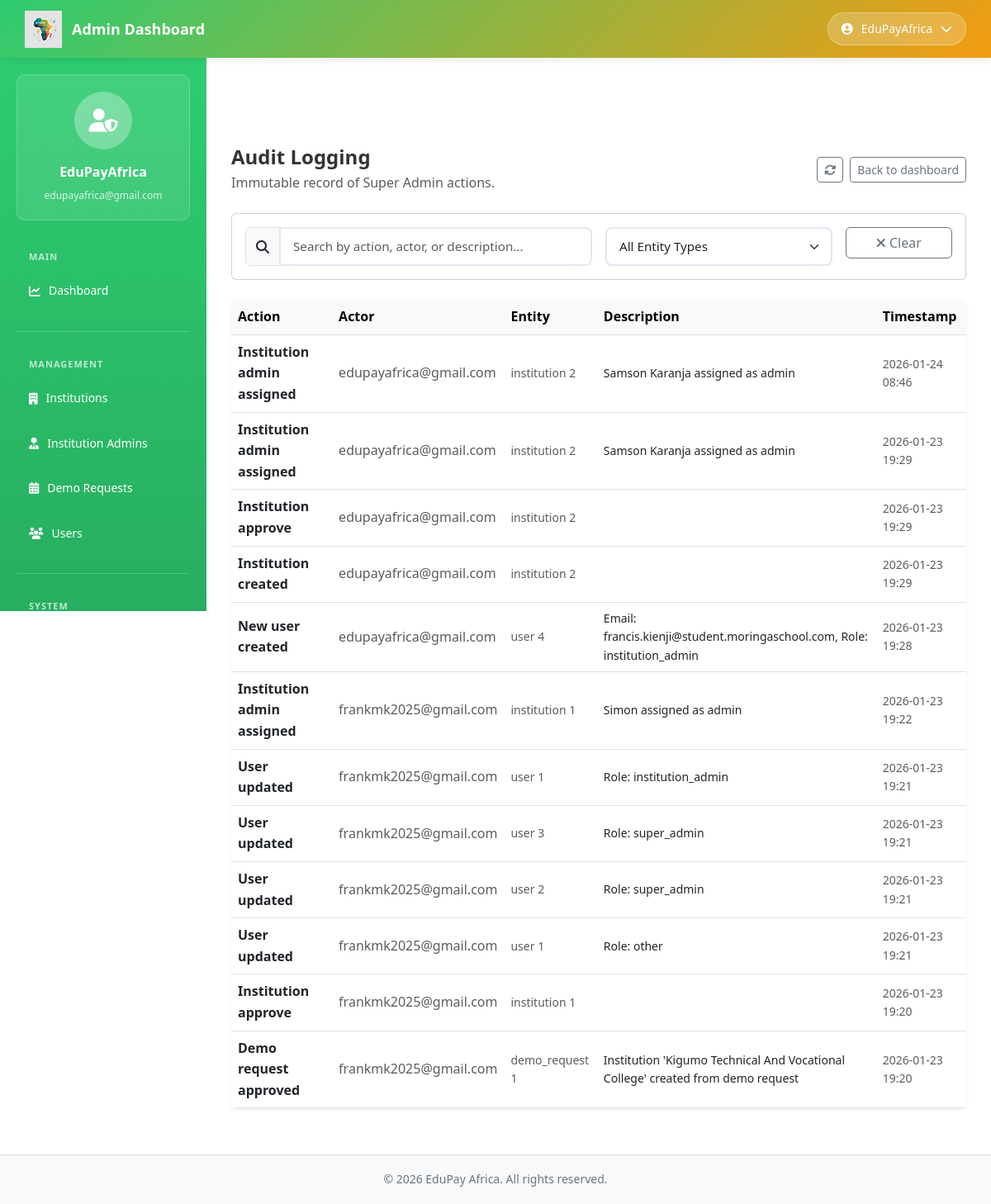
/platform-admin/audit-logs/ (signed in), run on the app's committed database.
### platform_admin/models.py (models this page shows, shortened)
class AuditLog(models.Model):
	action = models.CharField(max_length=255)
	actor = models.ForeignKey(User, on_delete=models.SET_NULL, null=True, blank=True)
	entity_type = models.CharField(max_length=100, blank=True)
	entity_id = models.CharField(max_length=100, blank=True)
	description = models.TextField(blank=True)
	created_at = models.DateTimeField(auto_now_add=True)
	class Meta:
		ordering = ["-created_at"]
		verbose_name = "Audit Log"
		verbose_name_plural = "Audit Logs"

### platform_admin/views.py (the view)
# urls.py: path("audit-logs/", views.audit_logs, name="audit_logs"),
@login_required
@super_admin_required
def audit_logs(request):
	logs = AuditLog.objects.select_related("actor").all()
	return render(request, "platform_admin/audit_logs.html", {"logs": logs})

### EduPayAfrica/context_processors.py (called while the page is built)
def firebase_config(request):
    return {
        'firebase_config': settings.FIREBASE_CONFIG
    }

### platform_admin/views.py (called while the page is built)
def _super_admin_check(user):
	return user.is_authenticated and user.is_active and user.is_staff and user.is_superuser

### platform_admin/templates/platform_admin/audit_logs.html (shortened to what this page needs)
{% extends "platform_admin/base_admin.html" %}
{% block admin_content %}
    <div class="d-flex justify-content-between align-items-center mb-4">
        <div>
            <h1 class="h4 fw-bold mb-1">Audit Logging</h1>
            <p class="text-muted mb-0">Immutable record of Super Admin actions.</p>
        </div>
        <div class="d-flex gap-2">
            <button class="btn btn-outline-secondary btn-sm" onclick="window.location.reload()" title="Refresh">
                <i class="fas fa-sync-alt"></i>
            </button>
            <a class="btn btn-outline-secondary btn-sm" href="{% url 'platform_admin:dashboard' %}">Back to dashboard</a>
        </div>
    </div>
    <div class="card mb-4">
        <div class="card-body">
            <div class="row g-3">
                <div class="col-md-6">
                    <div class="input-group">
                        <span class="input-group-text"><i class="fas fa-search"></i></span>
                        <input type="text" id="searchInput" class="form-control" placeholder="Search by action, actor, or description...">
                    </div>
                </div>
                <div class="col-md-4">
                    <select id="entityFilter" class="form-select">
                        <option value="">All Entity Types</option>
                    </select>
                </div>
                <div class="col-md-2">
                    <button id="clearFilters" class="btn btn-outline-secondary w-100">
                        <i class="fas fa-times"></i> Clear
                    </button>
                </div>
            </div>
        </div>
    </div>
    <div class="table-responsive shadow-sm rounded bg-white">
        <table class="table align-middle mb-0">
            <thead class="table-light">
                <tr>
                    <th>Action</th>
                    <th>Actor</th>
                    <th>Entity</th>
                    <th>Description</th>
                    <th>Timestamp</th>
                </tr>
            </thead>
            <tbody>
                {% for log in logs %}
                <tr>
                    <td class="fw-semibold">{{ log.action }}</td>
                    <td class="text-muted">{{ log.actor }}</td>
                    <td class="small text-muted">{{ log.entity_type }} {{ log.entity_id }}</td>
                    <td class="small">{{ log.description }}</td>
                    <td class="small text-muted">{{ log.created_at|date:"Y-m-d H:i" }}</td>
                </tr>
                {% empty %}
                <tr><td colspan="5" class="text-center text-muted py-4">No audit events captured yet.</td></tr>
                {% endfor %}
            </tbody>
        </table>
{% endblock %}

### platform_admin/templates/platform_admin/base_admin.html (shortened to what this page needs)
{% extends "base.html" %}
{% load static %}
{% block content %}
<div class="admin-wrapper">
    <div class="admin-topbar">
        <a href="{% url 'platform_admin:dashboard' %}" class="admin-topbar-logo">
            <img src="{% static 'images/EduPay Africa Logo.png' %}" alt="EduPay Africa">
            <span class="admin-topbar-logo-text">Admin Dashboard</span>
        </a>
        <div class="admin-topbar-profile">
            <button class="profile-btn" id="profileBtn">
                <i class="fas fa-user-circle"></i>
                <span>{{ user.get_full_name|default:user.username }}</span>
                <i class="fas fa-chevron-down"></i>
            </button>
        </div>
    </div>
    <aside class="admin-sidebar" id="adminSidebar">
        <div class="admin-sidebar-inner">
            <div class="admin-profile">
                <div class="admin-profile-avatar">
                    <i class="fas fa-user-shield"></i>
                </div>
                <div class="admin-profile-name">{{ user.get_full_name|default:user.username }}</div>
                <div class="admin-profile-email">{{ user.email }}</div>
            </div>
            <nav>
                <ul class="admin-nav">
                    <div class="admin-nav-section-title">Main</div>
                    <li class="admin-nav-item">
                        <a href="{% url 'platform_admin:dashboard' %}" class="admin-nav-link {% if request.resolver_match.url_name == 'dashboard' %}active{% endif %}">
                            <i class="fas fa-chart-line"></i> Dashboard
                        </a>
                    </li>
                    <div class="admin-nav-section">
                        <div class="admin-nav-section-title">Management</div>
                        <li class="admin-nav-item">
                            <a href="{% url 'platform_admin:institutions' %}" class="admin-nav-link {% if request.resolver_match.url_name == 'institutions' %}active{% endif %}">
                                <i class="fas fa-building"></i> Institutions
                            </a>
                        </li>
                        <li class="admin-nav-item">
                            <a href="{% url 'platform_admin:institution_admins' %}" class="admin-nav-link {% if request.resolver_match.url_name == 'institution_admins' %}active{% endif %}">
                                <i class="fas fa-user-tie"></i> Institution Admins
                            </a>
                        </li>
                        <li class="admin-nav-item">
                            <a href="{% url 'platform_admin:demo_requests' %}" class="admin-nav-link {% if request.resolver_match.url_name == 'demo_requests' %}active{% endif %}">
                                <i class="fas fa-calendar-alt"></i> Demo Requests
                            </a>
                        </li>
                        <li class="admin-nav-item">
                            <a href="{% url 'platform_admin:users' %}" class="admin-nav-link {% if request.resolver_match.url_name == 'users' %}active{% endif %}">
                                <i class="fas fa-users"></i> Users
                            </a>
                        </li>
                    </div>
                    <div class="admin-nav-section">
                        <div class="admin-nav-section-title">System</div>
                    </div>
                </ul>
            </nav>
        </div>
    </aside>
    <main class="admin-content">
        {% block admin_content %}{% endblock %}
    </main>
    <div class="admin-footer">
        &copy; 2026 EduPay Africa. All rights reserved.
    </div>
</div>
{% endblock %}

### templates/base.html (style rules this page uses)
:root { --primary-color: #1e40af; --secondary-color: #7c3aed; --accent-color: #f97316; --dark-bg: #0f172a; --light-bg: #f8fafc; }
* { margin: 0; padding: 0; box-sizing: border-box; }
body { font-family: 'Segoe UI', Tahoma, Geneva, Verdana, sans-serif; line-height: 1.6; color: #333; padding-top: 76px; }
body { padding-top: 76px; }
.form-control, .form-select { border: 2px solid #e2e8f0; border-radius: 8px; padding: 10px 15px; font-size: 0.95rem; transition: all 0.3s ease; }

### platform_admin/templates/platform_admin/base_admin.html (style rules this page uses)
:root { --brand-primary: #2ecc71; --brand-secondary: #f39c12; --brand-dark: #27ae60; --brand-light: #e8f8f5; --brand-accent: #e67e22; }
.admin-wrapper { display: flex; min-height: 100vh; flex-direction: column; }
.admin-topbar { position: fixed; top: 0; left: 0; right: 0; height: 70px; background: linear-gradient(135deg, var(--brand-primary) 0%, var(--brand-secondary) 100%); color: white; display: flex; justify-content: space-between; align-items: center; padding: 0 30px; z-index: 1001; box-shadow: 0 2px 10px rgba(0,0,0,0.1); }
.admin-topbar-logo { display: flex; align-items: center; gap: 12px; color: white; text-decoration: none; }
.admin-topbar-logo img { height: 45px; width: auto; }
.admin-topbar-logo-text { font-size: 18px; font-weight: 700; }
.admin-topbar-profile { position: relative; }
.profile-btn { background: rgba(255, 255, 255, 0.2); border: 1px solid rgba(255, 255, 255, 0.3); color: white; padding: 8px 16px; border-radius: 25px; cursor: pointer; display: flex; align-items: center; gap: 10px; font-size: 14px; transition: all 0.3s ease; }
.admin-sidebar { width: 250px; background: linear-gradient(180deg, var(--brand-primary) 0%, var(--brand-dark) 100%); color: white; padding: 0; position: fixed; left: 0; top: 70px; height: calc(100vh - 70px - 60px); overflow-y: auto; z-index: 1000; }
.admin-sidebar-inner { padding: 20px; }
.admin-profile { background: rgba(255, 255, 255, 0.1); padding: 20px; border-radius: 10px; margin-bottom: 25px; text-align: center; border: 1px solid rgba(255, 255, 255, 0.2); }
.admin-profile-avatar { width: 70px; height: 70px; background: rgba(255, 255, 255, 0.3); border-radius: 50%; margin: 0 auto 15px; display: flex; align-items: center; justify-content: center; font-size: 28px; }
.admin-profile-name { font-weight: 700; font-size: 16px; margin-bottom: 5px; }
.admin-profile-email { font-size: 12px; opacity: 0.8; word-break: break-word; }
.admin-nav { list-style: none; padding: 0; margin: 0; }
.admin-nav-item { margin-bottom: 8px; }
.admin-nav-link { display: block; padding: 12px 15px; color: white; text-decoration: none; border-radius: 8px; transition: all 0.3s ease; font-size: 14px; display: flex; align-items: center; gap: 10px; }
.admin-nav-section { margin-top: 25px; padding-top: 20px; border-top: 1px solid rgba(255, 255, 255, 0.2); }
.admin-nav-section-title { font-size: 11px; text-transform: uppercase; letter-spacing: 1px; opacity: 0.7; padding: 10px 15px; font-weight: 600; }
.admin-content { margin-left: 250px; margin-top: 70px; margin-bottom: 60px; flex: 1; padding: 30px; }
.admin-footer { position: fixed; bottom: 0; left: 0; right: 0; height: 60px; background: #f8f9fa; border-top: 1px solid #dee2e6; display: flex; align-items: center; justify-content: center; color: #6c757d; font-size: 14px; z-index: 999; }

### data on the page
AuditLog: action "Institution admin assigned", actor "edupayafrica@gmail.com", entity_type "institution", entity_id "2", description "Samson Karanja assigned as admin", created_at "2026-01-24 08:46"
AuditLog: action "Institution admin assigned", actor "edupayafrica@gmail.com", entity_type "institution", entity_id "2", description "Samson Karanja assigned as admin", created_at "2026-01-23 19:29"
AuditLog: action "Institution approve", actor "edupayafrica@gmail.com", entity_type "institution", entity_id "2", created_at "2026-01-23 19:29"
AuditLog: action "Institution created", actor "edupayafrica@gmail.com", entity_type "institution", entity_id "2", created_at "2026-01-23 19:29"
AuditLog: action "New user created", actor "edupayafrica@gmail.com", entity_type "user", entity_id "4", description "Email: francis.kienji@student.moringaschool.com, Role: institution_admin", created_at "2026-01-23 19:28"
AuditLog: action "Institution admin assigned", actor "frankmk2025@gmail.com", entity_type "institution", entity_id "1", description "Simon assigned as admin", created_at "2026-01-23 19:22"
AuditLog: action "User updated", actor "frankmk2025@gmail.com", entity_type "user", entity_id "1", description "Role: institution_admin", created_at "2026-01-23 19:21"
AuditLog: action "User updated", actor "frankmk2025@gmail.com", entity_type "user", entity_id "3", description "Role: super_admin", created_at "2026-01-23 19:21"
AuditLog: action "User updated", actor "frankmk2025@gmail.com", entity_type "user", entity_id "2", description "Role: super_admin", created_at "2026-01-23 19:21"
AuditLog: action "User updated", actor "frankmk2025@gmail.com", entity_type "user", entity_id "1", description "Role: other", created_at "2026-01-23 19:21"
AuditLog: action "Institution approve", actor "frankmk2025@gmail.com", entity_type "institution", entity_id "1", created_at "2026-01-23 19:20"
AuditLog: action "Demo request approved", actor "frankmk2025@gmail.com", entity_type "demo_request", entity_id "1", description "Institution 'Kigumo Technical And Vocational College' created from demo request", created_at "2026-01-23 19:20"

### other printed values
{{ user.get_full_name|default:user.username }} "EduPayAfrica"
{{ user.email }} "edupayafrica@gmail.com"
